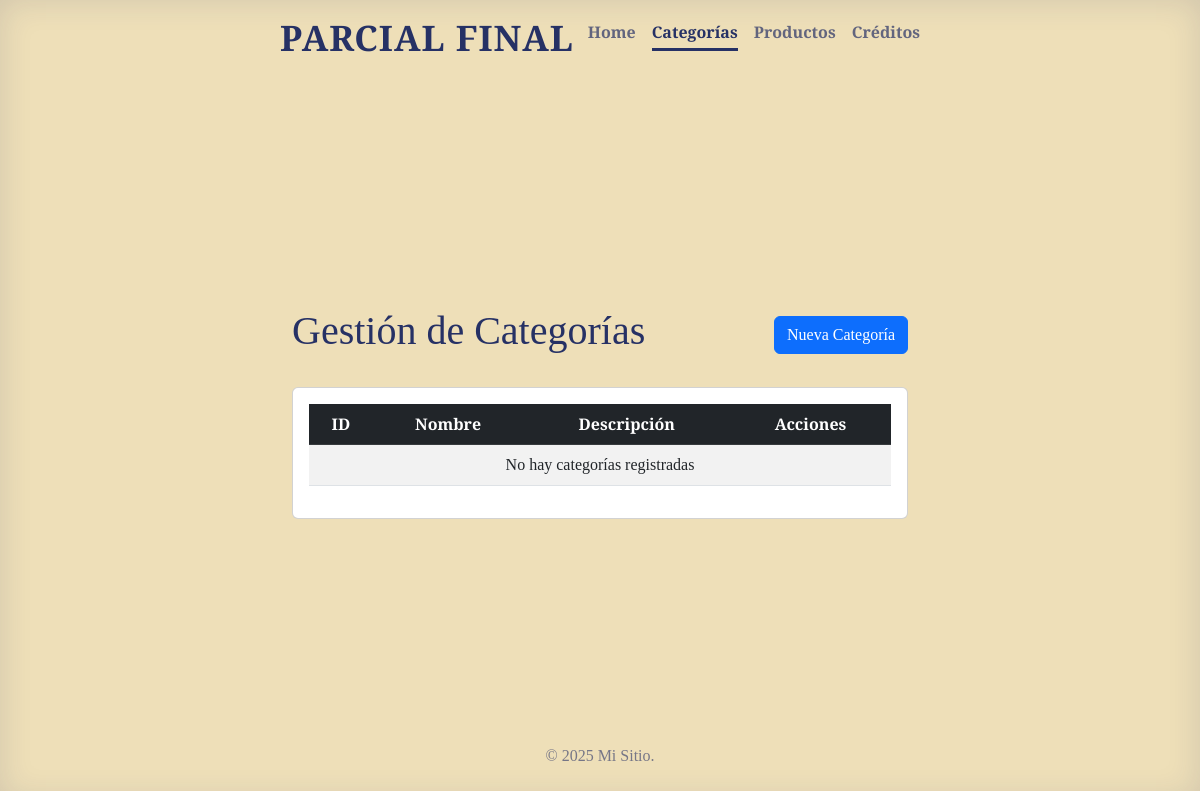
/principal/categorias/, run on an earlier commit of the app's database.
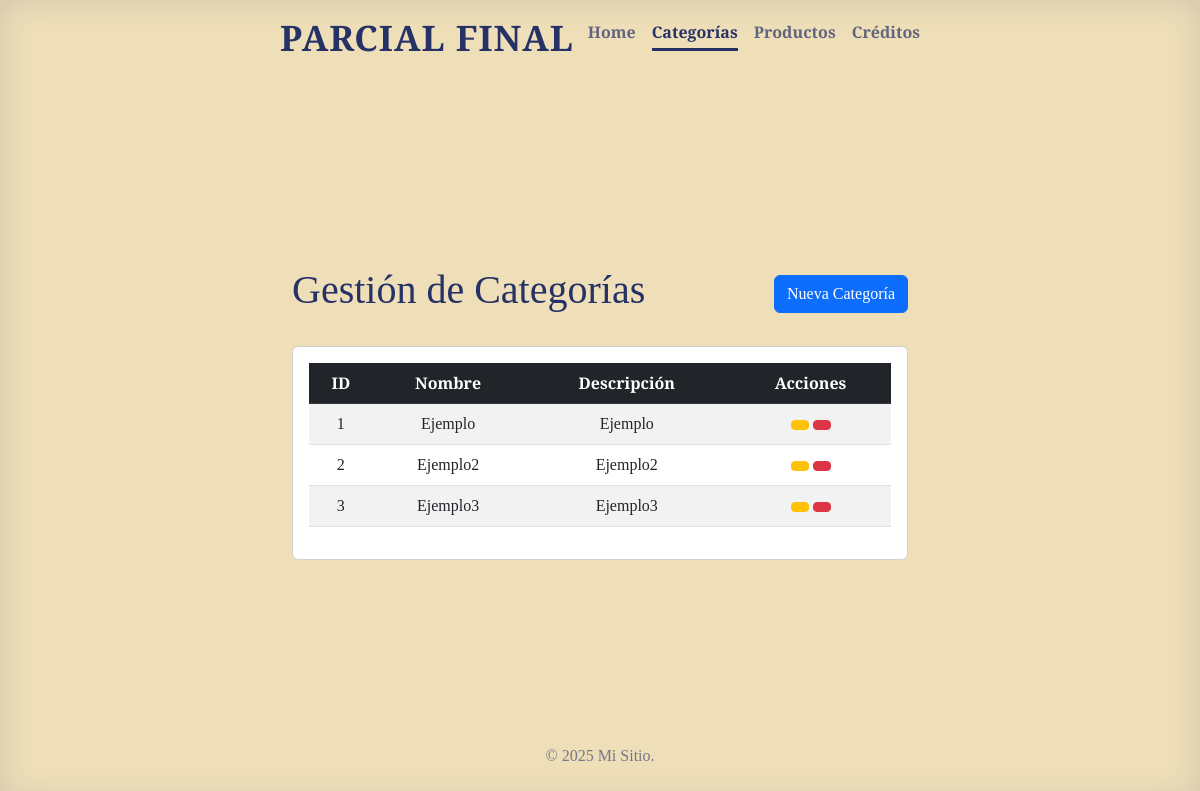
And on a later commit of the database.
### Apps/principal/models.py (models this page shows, shortened)
class Categoria(models.Model):
    nombre = models.CharField(max_length=100, unique=True, verbose_name="Nombre")
    descripcion = models.TextField(blank=True, null=True, verbose_name="Descripción")
    fecha_creacion = models.DateTimeField(auto_now_add=True, verbose_name="Fecha de Creación")
    fecha_actualizacion = models.DateTimeField(auto_now=True, verbose_name="Última Actualización")
    class Meta:
        verbose_name = "Categoría"
        verbose_name_plural = "Categorías"
        ordering = ['nombre']

### Apps/principal/views.py (the view)
# urls.py: path('categorias/', CategoriasView.as_view(), name='categoriasapp'),
class CategoriasView(TemplateView):
    template_name = "categorias.html"
    def get_context_data(self, **kwargs):
        context = super().get_context_data(**kwargs)
        context['categorias'] = Categoria.objects.all()
        context['form'] = CategoriaForm()
        return context

### Apps/principal/templates/categorias.html (shortened to what this page needs)
{% extends 'base.html' %}
{% block content %}
<div class="container mt-4">
    <div class="d-flex justify-content-between align-items-center mb-4">
        <h1>Gestión de Categorías</h1>
        <a href="{% url 'principal:crear_categoria' %}" class="btn btn-primary">
             Nueva Categoría
        </a>
    </div>
    <div class="card">
        <div class="card-body">
            <div class="table-responsive">
                <table class="table table-striped table-hover">
                    <thead class="table-dark">
                        <tr>
                            <th>ID</th>
                            <th>Nombre</th>
                            <th>Descripción</th>
                            <th>Acciones</th>
                        </tr>
                    </thead>
                    <tbody>
                        {% for categoria in categorias %}
                        <tr>
                            <td>{{ categoria.id }}</td>
                            <td>{{ categoria.nombre }}</td>
                            <td>{{ categoria.descripcion|truncatewords:15 }}</td>
                            <td>
                                <a href="{% url 'principal:editar_categoria' categoria.pk %}" class="btn btn-sm btn-warning">
                                </a>
                                <a href="{% url 'principal:eliminar_categoria' categoria.pk %}" class="btn btn-sm btn-danger">
                                </a>
                            </td>
                        </tr>
                        {% empty %}
                        <tr>
                            <td colspan="4" class="text-center">No hay categorías registradas</td>
                        </tr>
                        {% endfor %}
                    </tbody>
                </table>
            </div>
        </div>
    </div>
</div>
{% endblock %}

### Apps/home/templates/base.html (shortened to what this page needs)
<!DOCTYPE html>
<html lang="es" class="h-100">
<head>
    <link href="https://cdnjs.cloudflare.com/ajax/libs/bootstrap/5.3.0/css/bootstrap.min.css" rel="stylesheet">
</head>
<body class="d-flex h-100 text-center">
    <div class="cover-container d-flex w-100 h-100 p-3 mx-auto flex-column">
        <header class="mb-auto">
            <div>
                <h3 class="float-md-start mb-0">PARCIAL FINAL</h3>
                <nav class="nav nav-masthead justify-content-center float-md-end">
                    <a class="nav-link fw-bold py-1 px-0 {% if request.resolver_match.url_name == 'home' %}active{% endif %}" href="{% url 'home:home' %}">Home</a>
                    <a class="nav-link fw-bold py-1 px-0 {% if request.resolver_match.url_name == 'categoriasapp' %}active{% endif %}" href="{% url 'principal:categoriasapp' %}">Categorías</a>
                    <a class="nav-link fw-bold py-1 px-0 {% if request.resolver_match.url_name == 'productosapp' %}active{% endif %}" href="{% url 'principal:productosapp' %}">Productos</a>
                    <a class="nav-link fw-bold py-1 px-0 {% if request.resolver_match.url_name == 'creditos' %}active{% endif %}" href="{% url 'home:creditos' %}">Créditos</a>
                </nav>
            </div>
        </header>
            {% block content %}
            {% endblock content %}
        <footer class="mt-auto text-white-50">
            <p class="mastfoot">
                © 2025 Mi Sitio.
            </p>
        </footer>
    </div>
</body>
</html>

### Apps/home/templates/base.html (style rules this page uses)
body { background-color: #eedfb8; color: #263165; font-family: 'Playfair Display', 'Times New Roman', serif; text-shadow: none; box-shadow: inset 0 0 2rem rgba(38, 49, 101, .15); }
.cover-container { max-width: 42em; }
h3 { color: #263165; font-size: 2.2rem; font-weight: 700; letter-spacing: 1px; }
.nav-masthead .nav-link { color: rgba(38, 49, 101, .7); border-bottom: .2rem solid transparent; padding: .25rem 0; font-weight: 700; }
.nav-masthead .nav-link + .nav-link { margin-left: 1rem; }
.nav-masthead .active { color: #263165; border-bottom-color: #263165; }
.mastfoot { color: rgba(38, 49, 101, .6); }

What changed in the data, as far as the page shows it:
added Categoria: id "1", nombre "Ejemplo", descripcion "Ejemplo"
added Categoria: id "2", nombre "Ejemplo2", descripcion "Ejemplo2"
added Categoria: id "3", nombre "Ejemplo3", descripcion "Ejemplo3"
Also different on the page:
text no longer shown: "No hay categorías registradas"
